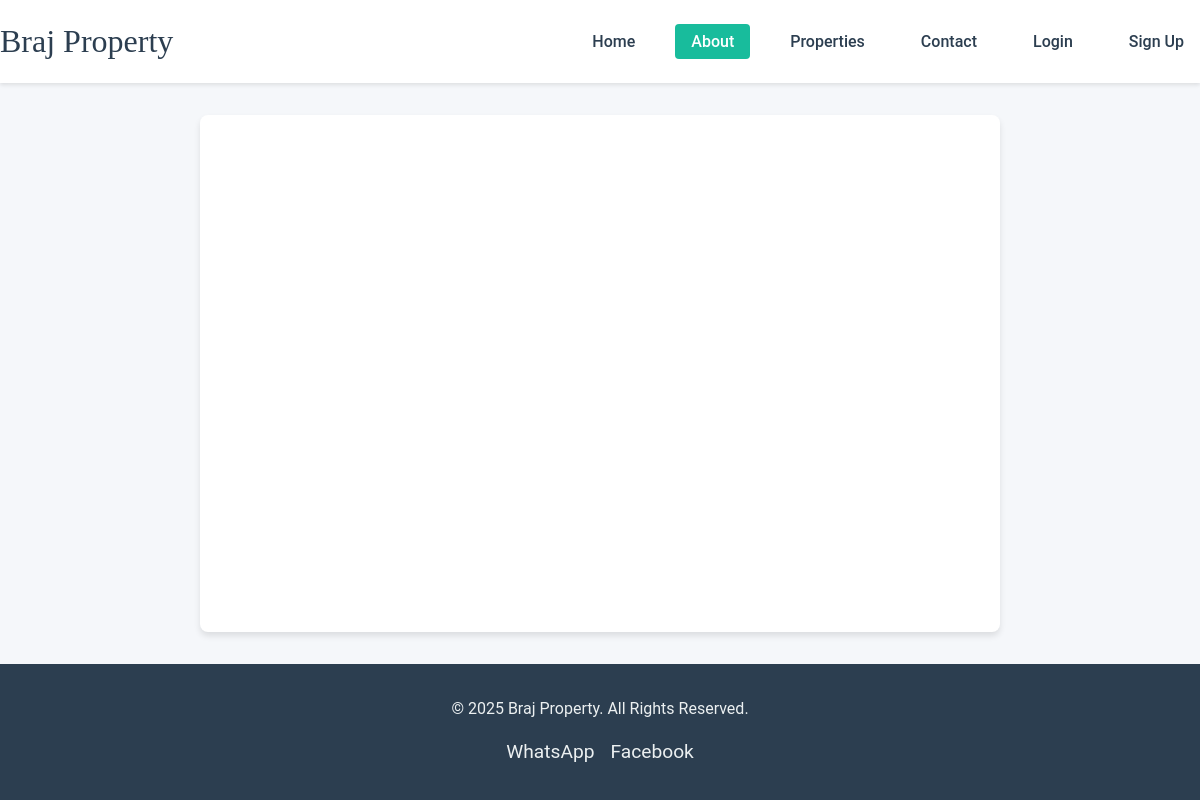
/about.php, run on an earlier commit of the app's database.
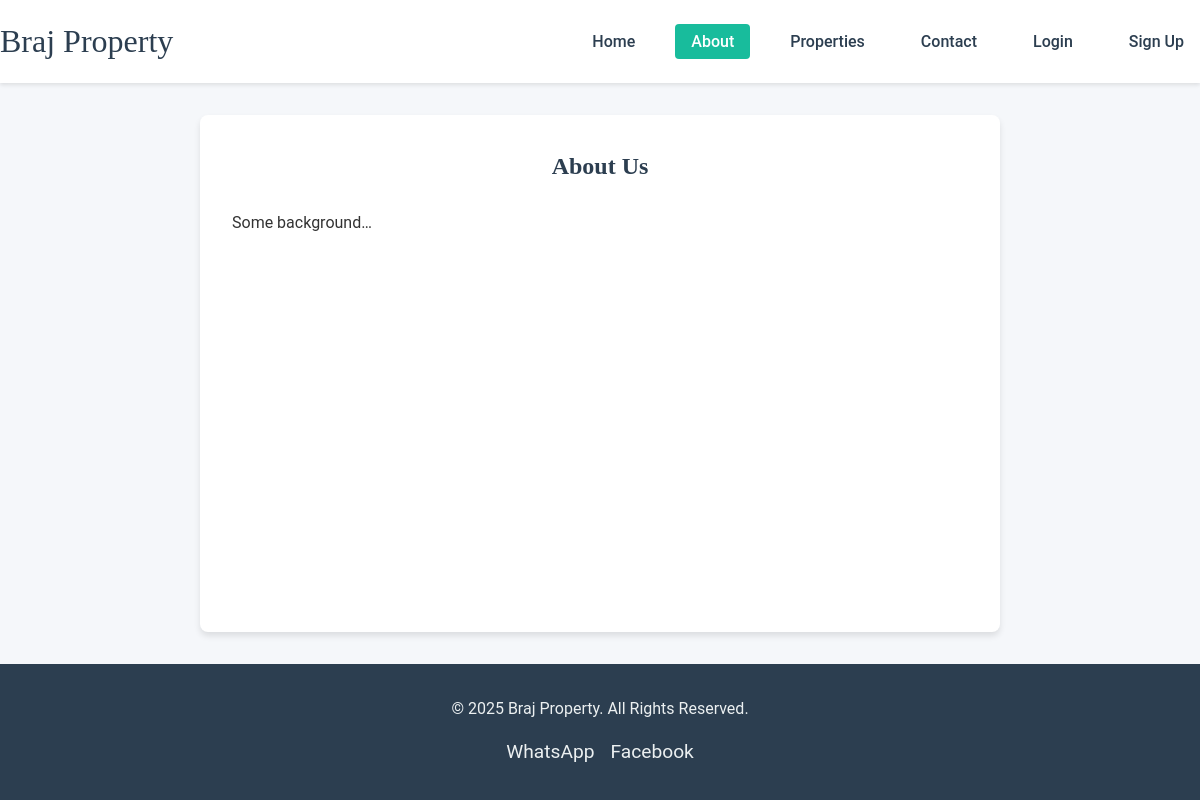
And on a later commit of the database.
### tables this page shows
CREATE TABLE `site_content` (
  `page` varchar(50) NOT NULL,
  `content_key` varchar(50) NOT NULL,
  `content` text NOT NULL
);

### about.php (the view, shortened to what this page needs)
<?php
include 'db_connection.php';
$aboutContent = '';
$sqlAbout = "
  SELECT content
    FROM site_content
   WHERE page='about'
     AND content_key='main'
   LIMIT 1
";
$resAbout = mysqli_query($conn, $sqlAbout);
if ($resAbout && mysqli_num_rows($resAbout) > 0) {
    $aboutContent = mysqli_fetch_assoc($resAbout)['content'];
}
?>
<!DOCTYPE html>
<html lang="en">
<head>
  <link rel="stylesheet" href="about.css" type="text/css">
</head>
<body>
  <header>
    <div class="site-container">
      <a href="index.php" class="logo">Braj Property</a>
      <nav>
        <ul class="nav-list">
          <li><a href="index.php">Home</a></li>
          <li><a href="about.php" class="active">About</a></li>
          <li><a href="properties.php">Properties</a></li>
          <li><a href="contact.php">Contact</a></li>
          <?php if (isset($_SESSION['user_id'])): ?>
            <li><a href="logout.php">Logout</a></li>
          <?php else: ?>
            <li><a href="login.php">Login</a></li>
            <li><a href="signup.php">Sign Up</a></li>
          <?php endif; ?>
        </ul>
      </nav>
    </div>
  </header>
  <main class="about-section site-container">
    <div id="about-content">
      <?= $aboutContent ?>
    </div>
  </main>
  <footer>
    <div class="site-container">
      <p>&copy; <?= date('Y') ?> Braj Property. All Rights Reserved.</p>
      <div class="social-buttons">
        <a href="https://wa.me/" target="_blank">WhatsApp</a>
        <a href="https://facebook.com" target="_blank">Facebook</a>
      </div>
    </div>
  </footer>
</body>
</html>

What changed in the data, as far as the page shows it:
added site_content: content "About Us Some background…"
